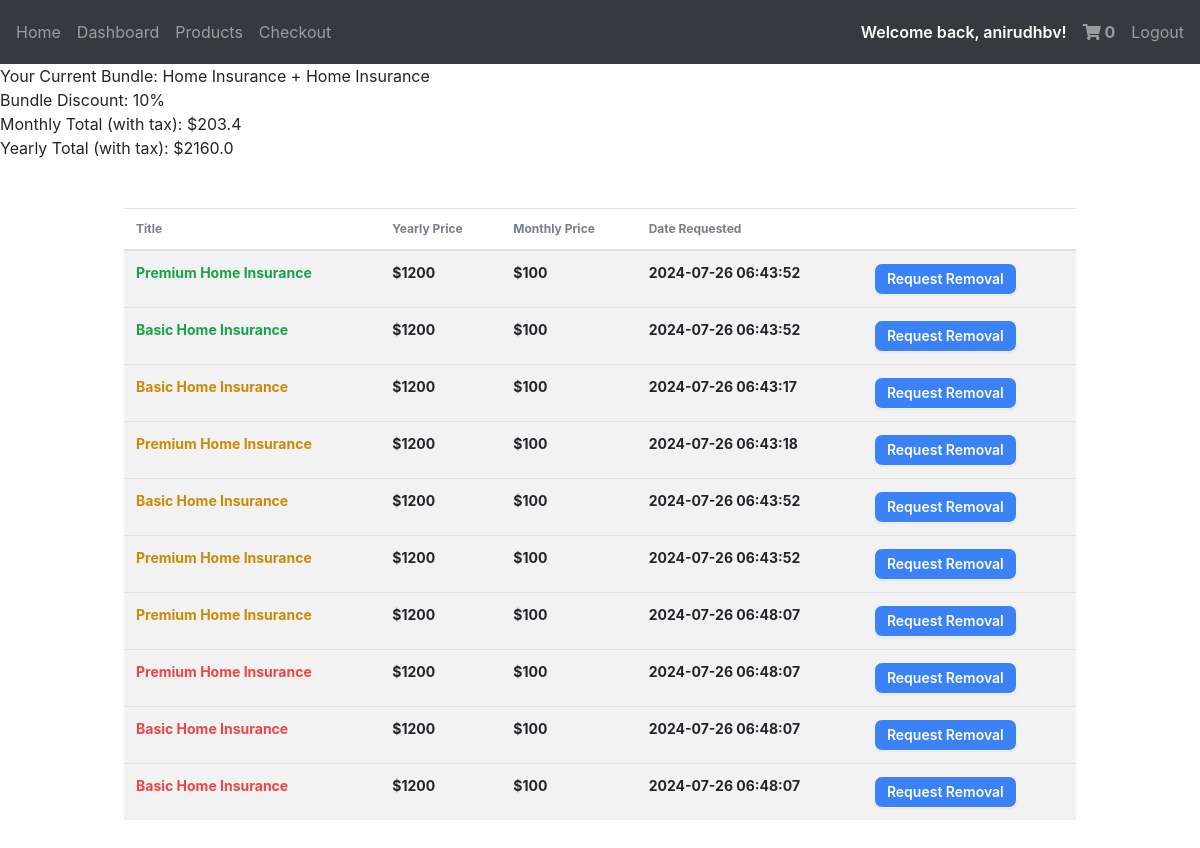
Page /dashboard (signed in) on the earlier database version.
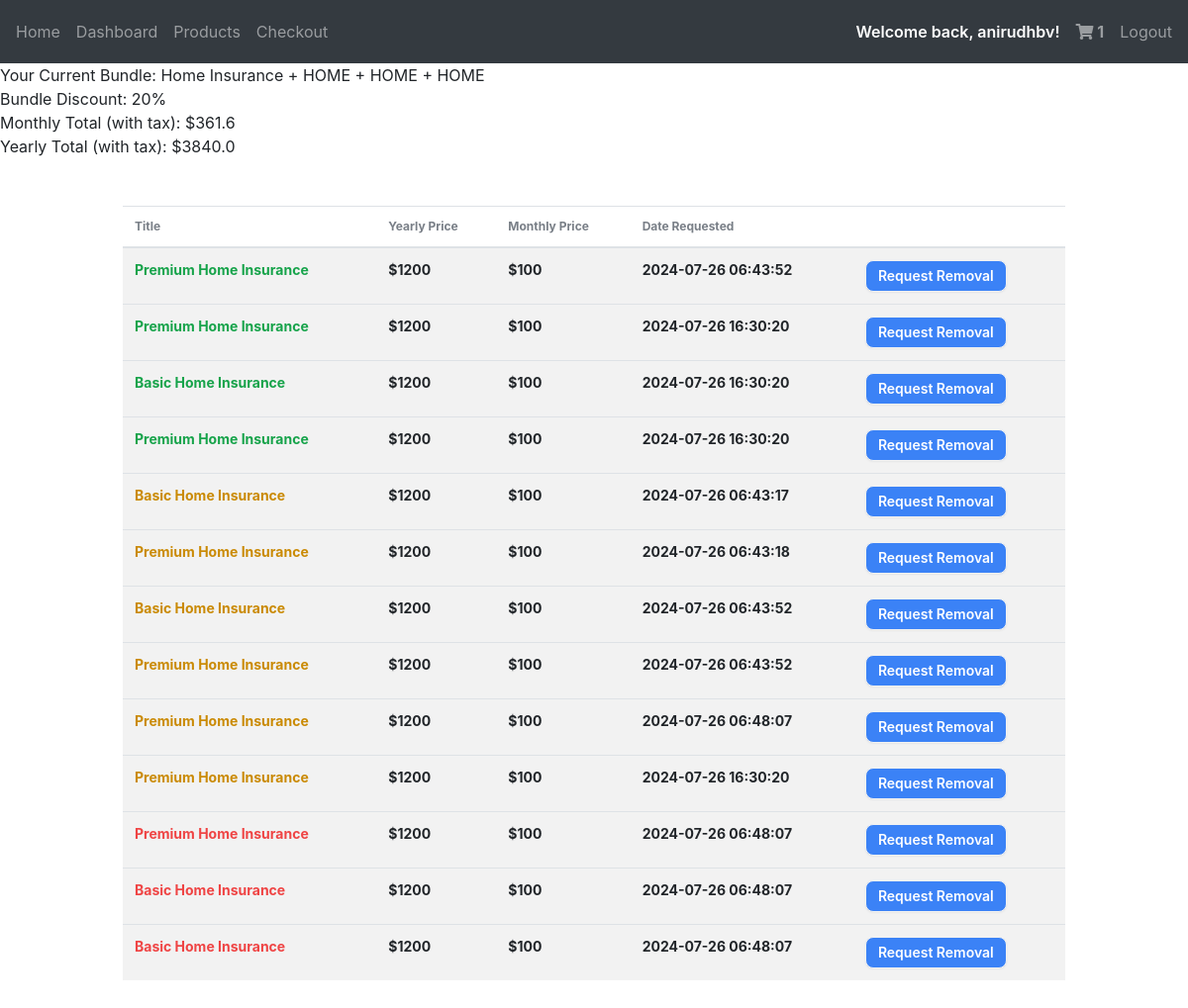
Same page on the later database version.
### docs/models.py (models this page shows, shortened)
class User(db.Model, UserMixin): #Use UserMixin class to add prexisting methods
    id = db.Column(db.Integer(), primary_key = True)
    username = db.Column(db.String(length = 45), nullable = False, unique = True)
    email_address = db.Column(db.String(), unique = True, nullable = False)
    password_hash = db.Column(db.String(), nullable = False)
    isAdmin = db.Column(db.Boolean())
    insuranceSelection = db.relationship('Purchases', backref = "insurance_selection", lazy = True)
    @property
    def password(self):
      return self.password

class Purchases(db.Model):
  id = db.Column(db.Integer(), primary_key = True)
  title =  db.Column(db.String(length = 45), nullable = False)
  type =  db.Column(db.String(length = 45), nullable = False)
  purchased_date = db.Column(db.DateTime(timezone=True), default=func.now())
  yearly_price = db.Column(db.Integer(), nullable = False)
  month_price = db.Column(db.Integer(), nullable = False)
  owner = db.Column(db.Integer(), db.ForeignKey("user.id"))
  status = db.Column(db.String(length = 45), nullable = False)

### docs/routes.py (the view)
@login_required #Require login before the route is set up
@app.route("/dashboard", methods = ["POST", "GET"])
def dashboard_page():
  if not current_user.is_authenticated:
    return redirect(url_for("login_page"))
  approved = Purchases.query.filter_by(owner = current_user.id, status = "APPROVED").all()
  pending = Purchases.query.filter_by(owner = current_user.id, status = "PENDING").all()
  declined = Purchases.query.filter_by(owner = current_user.id, status = "DECLINED").all()
  cart_count = Cart.query.filter_by(owner = current_user.id).count()
  monthly_total = 0
  for item in approved:
    monthly_total += item.month_price
  monthly_total = monthly_total * 1.13
  monthly_total = round(monthly_total, 2)
  yearly_total = 0
  for item in approved:
    yearly_total += item.yearly_price
  yearly_total = round(yearly_total, 2)
  discount=0
  if len(approved) == 2:
    yearly_total = yearly_total * 0.9
    monthly_total = monthly_total * 0.9
    discount = 10
  elif len(approved) > 2:
    yearly_total = yearly_total * 0.8
    monthly_total = monthly_total * 0.8
    discount = 20
  else:
    yearly_total = yearly_total
    monthly_total = monthly_total
    discount = 0
  approved_types = ""
  if approved != []:
    for item in approved:
      approved_types += item.type + " + "
    approved_types = approved_types[:-3]
  else:
    approved_types = 0
  return render_template("dashboard.html", cart_count = cart_count,approved_types=approved_types, discount=discount, user = current_user, approved = approved, pending = pending, declined = declined, monthly_total = monthly_total, yearly_total = yearly_total)

### docs/models.py (called while the page is built)
@loginmanager.user_loader #Required property for the users to be authenticated
def load_user(user_id):
    return User.query.get(user_id)

### docs/templates/dashboard.html (shortened to what this page needs)
{% extends "base.html" %} {%block head%} {%endblock %} {% block body %} {% if
current_user.is_authenticated %}
<div>
{% if approved_types != 0 and discount != 0 and approved %}
<p>Your Current Bundle: {{ approved_types }}</p>
<p>Bundle Discount: {{ discount }}%</p>
<p>Monthly Total (with tax): ${{ monthly_total }}</p>
<p>Yearly Total (with tax): ${{ yearly_total }}</p>
{% endif %}
</div>
<div class="w-5/6 mx-auto px-4 py-12">
  <div class="overflow-x-auto font-bold">
    <table class="table">
      {% if approved or pending or declined %}
      <thead>
        <tr>
          <th>Title</th>
          <th>Yearly Price</th>
          <th>Monthly Price</th>
          <th>Date Requested</th>
          <th></th>
        </tr>
      </thead>
      <tbody>
        {% for approved_item in approved %}
        <tr class="bg-base-200">
          <td class="text-green-600 font-bold">{{approved_item.title}}</td>
          <td>${{approved_item.yearly_price}}</td>
          <td>${{approved_item.month_price}}</td>
          <td>{{approved_item.purchased_date}}</td>
          <td>
            <a
              href="/removeoption?approved_item={{approved_item.id}}"
              class="btn btn-sm bg-blue-500 text-white"
            >
              Request Removal
            </a>
          </td>
        </tr>
        {% endfor %} {% for pending_item in pending %}
        <tr class="bg-base-200">
          <td class="text-yellow-600 font-bold">{{pending_item.title}}</td>
          <td>${{pending_item.yearly_price}}</td>
          <td>${{pending_item.month_price}}</td>
          <td>{{pending_item.purchased_date}}</td>
          <td>
            <a
              href="/removeoption?pending_item={{pending_item.id}}"
              class="btn btn-sm bg-blue-500 text-white"
            >
              Request Removal
            </a>
          </td>
        </tr>
        {% endfor %} {% for declined_item in declined %}
        <tr class="bg-base-200">
          <td class="text-red-500 font-bold">{{declined_item.title}}</td>
          <td>${{declined_item.yearly_price}}</td>
          <td>${{declined_item.month_price}}</td>
          <td>{{declined_item.purchased_date}}</td>
          <td>
            <a
              href="/removeoption?declined_item={{declined_item.id}}"
              class="btn btn-sm bg-blue-500 text-white"
            >
              Request Removal
            </a>
          </td>
        </tr>
        {% endfor %}
      </tbody>
    </table>
    {% endif %}
 {% endif %} {% endblock %}

### docs/templates/base.html (shortened to what this page needs)
<!DOCTYPE html>
<html lang="en" data-theme="light">
  <head>
    <link
      rel="stylesheet"
      href="https://stackpath.bootstrapcdn.com/bootstrap/4.4.1/css/bootstrap.min.css"
    />
    <link
      rel="stylesheet"
      href="https://cdnjs.cloudflare.com/ajax/libs/font-awesome/5.15.3/css/all.min.css"
    />
    <link
      rel="stylesheet"
      href="https://stackpath.bootstrapcdn.com/font-awesome/4.7.0/css/font-awesome.min.css"
    />
    <link
      href="https://cdn.jsdelivr.net/npm/daisyui@4.12.10/dist/full.min.css"
      rel="stylesheet"
      type="text/css"
    />
    <link
      href="https://cdn.jsdelivr.net/npm/daisyui@4.12.10/dist/full.min.css"
      rel="stylesheet"
      type="text/css"
    />
    <script src="https://cdn.tailwindcss.com"></script>
  </head>
  <body class="bg-white" style="background-color: white">
    <nav class="navbar navbar-expand-lg navbar-dark bg-dark">
      <div class="collapse navbar-collapse" id="navbar">
        <div class="navbar-nav flex-grow-1">
          <a class="nav-item nav-link" id="home" href="/">Home</a>
          {% if current_user.is_authenticated %}
          <a class="nav-item nav-link" id="dashboard" href="/dashboard"
            >Dashboard</a
          >
          <a class="nav-item nav-link" id="products" href="/products"
            >Products</a
          >
          <a class="nav-item nav-link" id="checkout" href="/checkout"
            >Checkout</a
          >
          <div class="ml-auto d-flex align-items-center">
            <p class="font-semibold text-white my-auto mx-2">
              Welcome back, {{current_user.username}}!
            </p>
            <a
              class="nav-item nav-link font-bold"
              id="shopping-cart"
              href="/checkout"
            >
              <i class="fas fa-shopping-cart"></i>
              {% if current_user.is_authenticated %} {{cart_count}} {% endif %}
            </a>
            <a class="nav-item nav-link" id="logout" href="/logout">Logout</a>
          </div>
          {% endif %}
        </div>
      </div>
    </nav>
    {% block body %}{% endblock %}
  </body>
</html>

Differences in the rows shown:
removed Purchases: title "Basic Home Insurance", yearly_price "1200", month_price "100", purchased_date "2024-07-26 06:43:52"
added Purchases: title "Premium Home Insurance", yearly_price "1200", month_price "100", purchased_date "2024-07-26 16:30:20"
added Purchases: title "Basic Home Insurance", yearly_price "1200", month_price "100", purchased_date "2024-07-26 16:30:20"
added Purchases: title "Premium Home Insurance", yearly_price "1200", month_price "100", purchased_date "2024-07-26 16:30:20"
added Purchases: title "Premium Home Insurance", yearly_price "1200", month_price "100", purchased_date "2024-07-26 16:30:20"
Other differences:
{{ cart_count }}: "0" → "1"
{{ approved_types }}: "Home Insurance + Home Insurance" → "Home Insurance + HOME + HOME + HOME"
{{ discount }}: "10" → "20"
{{ monthly_total }}: "203.4" → "361.6"
{{ yearly_total }}: "2160.0" → "3840.0"
